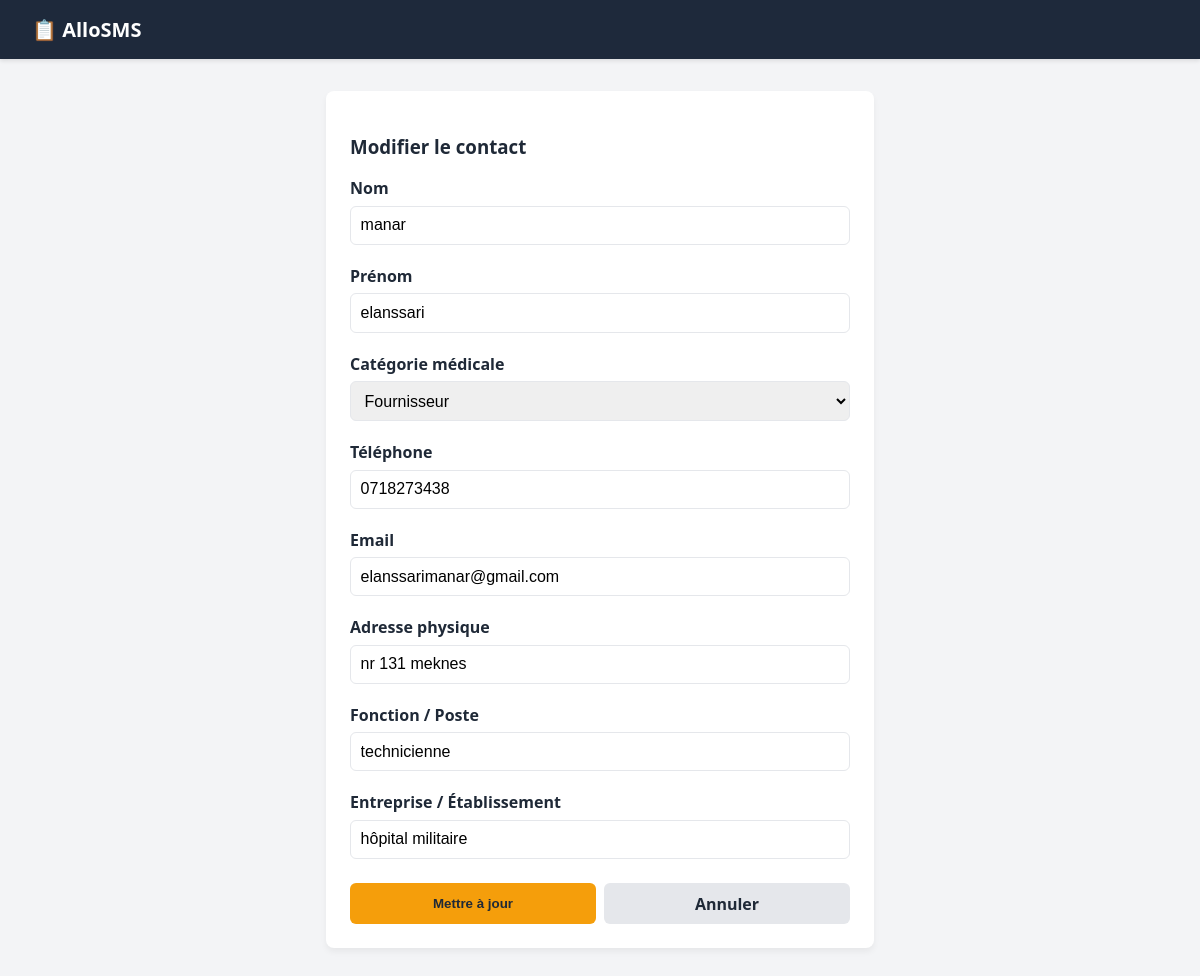
Page /modifier/2 on the committed database.
### tables this page shows
CREATE TABLE contacts (id INTEGER PRIMARY KEY AUTOINCREMENT, nom TEXT NOT NULL, prenom TEXT NOT NULL, telephone TEXT NOT NULL, email TEXT NOT NULL, categorie TEXT NOT NULL, adresse TEXT, fonction TEXT, entreprise TEXT);

### app.py (the view, shortened to what this page needs)
@app.route('/modifier/<int:id>', methods=('GET', 'POST'))
def modifier(id):
    conn = get_db_connection()
    contact = conn.execute('SELECT * FROM contacts WHERE id = ?', (id,)).fetchone()
    conn.close()
    return render_template('modifier.html', contact=contact)

### app.py (called while the page is built)
def get_db_connection():
    conn = sqlite3.connect('contacts.db')
    conn.row_factory = sqlite3.Row
    return conn

### templates/modifier.html (shortened to what this page needs)
{% extends 'base.html' %}
{% block content %}
<div class="card" style="max-width: 500px; margin: 0 auto;">
    <h3>Modifier le contact</h3>
    <form method="POST">
        <div class="form-group">
            <label>Nom</label>
            <input type="text" name="nom" value="{{ contact.nom }}" class="form-control" required>
        </div>
        <div class="form-group">
            <label>Prénom</label>
            <input type="text" name="prenom" value="{{ contact.prenom }}" class="form-control" required>
        </div>
        <div class="form-group">
            <label>Catégorie médicale</label>
            <select name="categorie" class="form-control" required>
                <option value="Fournisseur" {% if contact.categorie == 'Fournisseur' %}selected{% endif %}>Fournisseur</option>
            </select>
        </div>
        <div class="form-group">
            <label>Téléphone</label>
            <input type="tel"
                   name="telephone"
                   value="{{ contact.telephone }}"
                   class="form-control"
                   pattern="[0-9]{10}"
                   maxlength="10"
                   placeholder="Ex: 0612345678"
                   required>
        </div>
        <div class="form-group">
            <label>Email</label>
            <input type="email"
                   name="email"
                   value="{{ contact.email }}"
                   class="form-control"
                   placeholder="Ex: abc@gmail.com"
                   required>
        </div>
        <div class="form-group">
            <label>Adresse physique</label>
            <input type="text" name="adresse" value="{{ contact.adresse }}" class="form-control">
        </div>
        <div class="form-group">
            <label>Fonction / Poste</label>
            <input type="text" name="fonction" value="{{ contact.fonction }}" class="form-control" placeholder="Ex: Patient, Médecin, Technicien">
        </div>
        <div class="form-group">
            <label>Entreprise / Établissement</label>
            <input type="text" name="entreprise" value="{{ contact.entreprise }}" class="form-control" placeholder="Ex: Labo Bio, Pharmacie Centrale">
        </div>
        <div style="display: flex; gap: 0.5rem; margin-top: 1.5rem;">
            <button type="submit" class="btn btn-warning" style="flex: 1;">Mettre à jour</button>
            <a href="/" class="btn" style="background: #e5e7eb; color: #1f2937; text-align: center; flex: 1;">Annuler</a>
        </div>
    </form>
</div>
{% endblock %}

### templates/base.html (style rules this page uses)
:root { --bg: #f3f4f6; --card-bg: #ffffff; --text: #1f2937; --primary: #4f46e5; --primary-hover: #4338ca; --success: #10b981; --danger: #ef4444; --warning: #f59e0b; --border: #e5e7eb; }
body { font-family: 'Segoe UI', system-ui, sans-serif; background-color: var(--bg); color: var(--text); margin: 0; padding: 0; }
.card { background: var(--card-bg); border-radius: 8px; padding: 1.5rem; box-shadow: 0 4px 6px rgba(0,0,0,0.05); margin-bottom: 1.5rem; }
.btn { display: inline-block; padding: 0.6rem 1.2rem; border-radius: 6px; font-weight: 600; text-decoration: none; border: none; cursor: pointer; transition: all 0.2s; }
.btn-warning { background: var(--warning); color: #1f2937; }
.form-group { margin-bottom: 1.25rem; }
.form-group label { display: block; margin-bottom: 0.4rem; font-weight: 600; }
.form-control { width: 100%; padding: 0.6rem; border: 1px solid var(--border); border-radius: 6px; box-sizing: border-box; font-size: 1rem; }

### rows in the picture
contacts: nom "manar", prenom "elanssari", categorie "Fournisseur", telephone "0718273438", email "elanssarimanar@gmail.com", adresse "nr 131 meknes", fonction "technicienne", entreprise "hôpital militaire"
